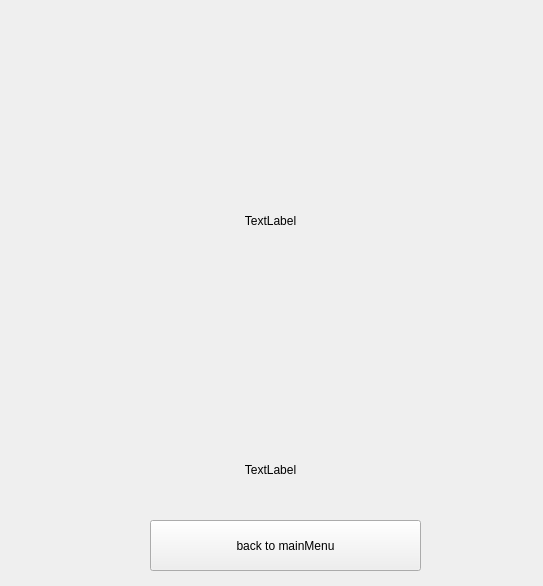
<?xml version="1.0" encoding="UTF-8"?>
<ui version="4.0">
 <class>Frame</class>
 <widget class="QFrame" name="Frame">
  <property name="geometry">
   <rect>
    <x>0</x>
    <y>0</y>
    <width>543</width>
    <height>586</height>
   </rect>
  </property>
  <property name="windowTitle">
   <string>Frame</string>
  </property>
  <widget class="QLabel" name="label">
   <property name="geometry">
    <rect>
     <x>20</x>
     <y>20</y>
     <width>501</width>
     <height>401</height>
    </rect>
   </property>
   <property name="styleSheet">
    <string notr="true">border: &quot;solid 2px solid black&quot;</string>
   </property>
   <property name="text">
    <string>TextLabel</string>
   </property>
   <property name="alignment">
    <set>Qt::AlignCenter</set>
   </property>
  </widget>
  <widget class="QPushButton" name="pushButton">
   <property name="geometry">
    <rect>
     <x>150</x>
     <y>520</y>
     <width>271</width>
     <height>51</height>
    </rect>
   </property>
   <property name="text">
    <string>back to mainMenu</string>
   </property>
  </widget>
  <widget class="QLabel" name="label_2">
   <property name="geometry">
    <rect>
     <x>10</x>
     <y>449</y>
     <width>521</width>
     <height>41</height>
    </rect>
   </property>
   <property name="text">
    <string>TextLabel</string>
   </property>
   <property name="alignment">
    <set>Qt::AlignCenter</set>
   </property>
  </widget>
 </widget>
 <resources/>
 <connections/>
</ui>
